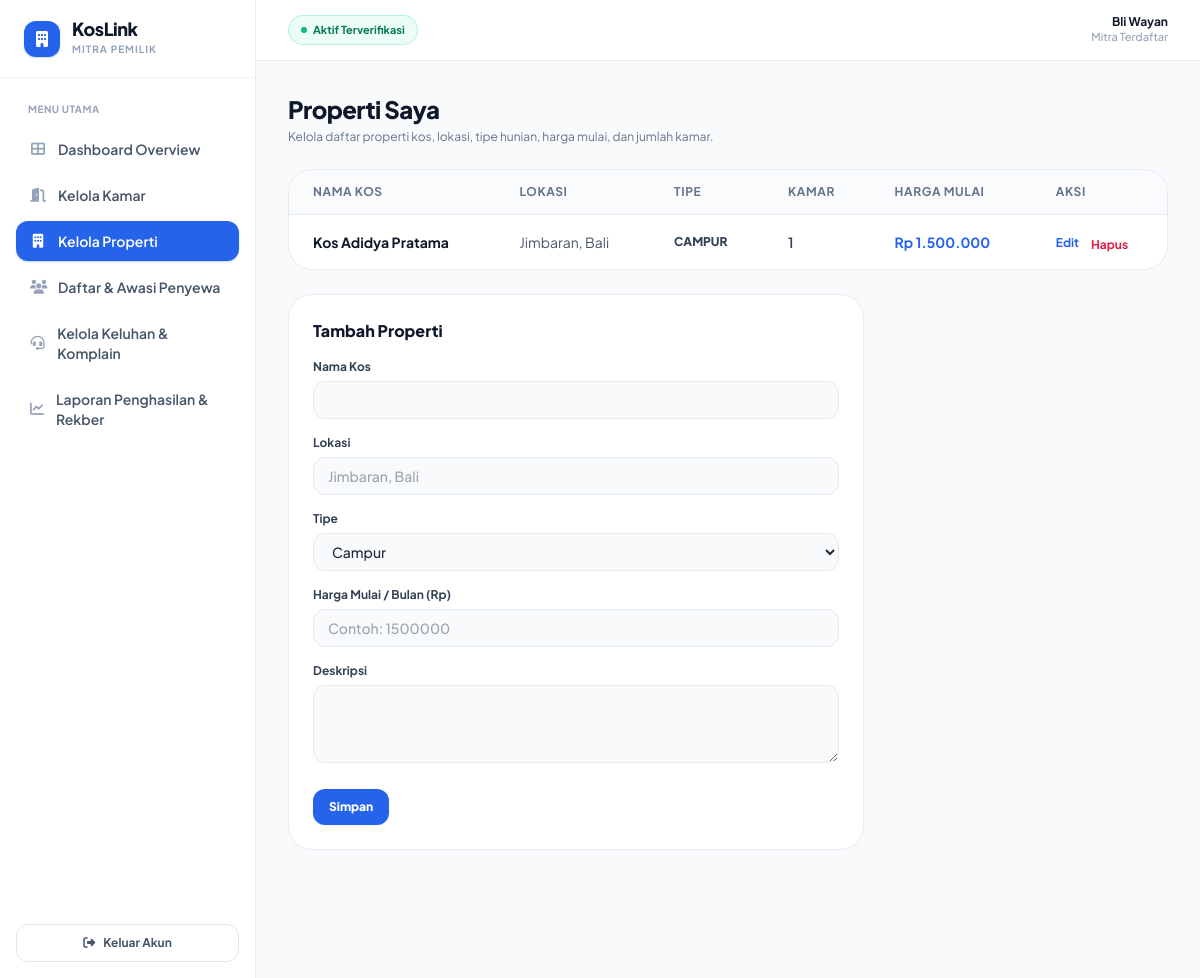
Screenshot of /mitra/properti.php (signed in) with the database file from the repository.
### tables this page shows
CREATE TABLE IF NOT EXISTS Properti_Kos (
    id_properti INT AUTO_INCREMENT PRIMARY KEY,
    id_mitra    INT NOT NULL,
    nama_kos    VARCHAR(100) NOT NULL,
    lokasi      TEXT NOT NULL,
    tipe_kos    ENUM('campur','putra','putri') NOT NULL DEFAULT 'campur',
    harga_mulai DECIMAL(10,2) NOT NULL DEFAULT 0,   
    deskripsi   TEXT,
    FOREIGN KEY (id_mitra) REFERENCES Mitra(id_mitra) ON DELETE CASCADE
);

### koneksi.php (called while the page is built, shortened)
<?php
require_once __DIR__ . '/includes/helpers.php';
$db_host = 'localhost';
$db_user = 'root';
$db_pass = '';
$db_name = 'koslink_db';
try {
    $conn = mysqli_connect($db_host, $db_user, $db_pass, $db_name, 3306);
    $conn->set_charset('utf8mb4');
} catch (mysqli_sql_exception $ex) {
    http_response_code(500);
    exit('Koneksi database gagal: ' . $ex->getMessage());
}
function q(string $sql, string $types = '', array $params = []): mysqli_stmt
{
    global $conn;
    $stmt = $conn->prepare($sql);
    if ($types !== '') {
        $stmt->bind_param($types, ...$params);
    }
    $stmt->execute();
    return $stmt;
}
function db_all(string $sql, string $types = '', array $params = []): array
{
    return q($sql, $types, $params)->get_result()->fetch_all(MYSQLI_ASSOC);
}

### includes/helpers.php (called while the page is built, shortened)
<?php
function e($v): string
{
    return htmlspecialchars((string)($v ?? ''), ENT_QUOTES, 'UTF-8');
}
function rupiah($angka): string
{
    return "Rp " . number_format((float)$angka, 0, ',', '.');
}
function int_param($v): ?int
{
    return filter_var($v, FILTER_VALIDATE_INT, ['options' => ['min_range' => 1]]) ?: null;
}

### mitra/properti.php (the view, shortened to what this page needs)
<?php
require __DIR__ . '/../koneksi.php';
$id_mitra   = (int)$_SESSION['id_mitra'];
$nama_mitra = $_SESSION['nama'] ?? 'Mitra KosLink';
function properti_table_cols(mysqli $conn): array {
    $cols = [];
    $q = @mysqli_query($conn, "SHOW COLUMNS FROM `properti_kos`");
    if ($q) {
        while ($r = mysqli_fetch_assoc($q)) {
            $cols[] = $r['Field'];
        }
    }
    return $cols;
}
$p_cols     = properti_table_cols($conn);
$col_lokasi = in_array('lokasi', $p_cols, true) ? 'lokasi' : (in_array('alamat', $p_cols, true) ? 'alamat' : 'lokasi');
$col_tipe   = in_array('tipe_kos', $p_cols, true) ? 'tipe_kos' : (in_array('jenis_kos', $p_cols, true) ? 'jenis_kos' : (in_array('tipe', $p_cols, true) ? 'tipe' : 'tipe_kos'));
$col_harga  = in_array('harga_mulai', $p_cols, true) ? 'harga_mulai' : (in_array('harga_bulan', $p_cols, true) ? 'harga_bulan' : 'harga_mulai');
$list = db_all(
    "SELECT p.*, (SELECT COUNT(*) FROM `kamar` k WHERE k.`id_properti` = p.`id_properti`) AS jml_kamar
     FROM `properti_kos` p WHERE p.`id_mitra` = ? ORDER BY p.`id_properti` DESC",
    'i',
    [$id_mitra]
);
$editId = int_param($_GET['edit'] ?? null);
$edit = $editId ? db_one("SELECT * FROM `properti_kos` WHERE `id_properti` = ? AND `id_mitra` = ?", 'ii', [$editId, $id_mitra]) : null;
?>
<!DOCTYPE html>
<html lang="id" class="scroll-smooth">
<head>
    <script src="https://cdn.tailwindcss.com"></script>
    <link rel="stylesheet" href="https://cdnjs.cloudflare.com/ajax/libs/font-awesome/6.4.0/css/all.min.css">
</head>
<body class="bg-[#F8FAFC] text-slate-800 min-h-screen flex">
    <aside class="w-64 bg-white border-r border-slate-200/80 flex flex-col justify-between fixed inset-y-0 left-0 z-40 hidden lg:flex">
        <div>
            <div class="px-6 py-5 flex items-center gap-3 border-b border-slate-100">
                <div class="w-9 h-9 bg-blue-600 rounded-xl flex items-center justify-center text-white shadow-sm shadow-blue-200">
                    <i class="fa-solid fa-building text-base"></i>
                </div>
                <div>
                    <h1 class="font-extrabold text-slate-900 text-lg leading-none tracking-tight">KosLink</h1>
                    <p class="text-[10px] font-bold text-slate-400 tracking-widest uppercase mt-1">MITRA PEMILIK</p>
                </div>
            </div>
            <div class="px-4 py-6">
                <p class="px-3 text-[10px] font-bold text-slate-400 uppercase tracking-wider mb-3">MENU UTAMA</p>
                <nav class="space-y-1.5">
                    <a href="dashboard.php" class="flex items-center gap-3 px-3.5 py-2.5 rounded-xl text-slate-600 hover:bg-slate-50 hover:text-blue-600 font-semibold text-sm transition">
                        <i class="fa-solid fa-table-cells-large w-4 text-center text-slate-400"></i>
                        <span>Dashboard Overview</span>
                    </a>
                    <a href="kelola_kos.php" class="flex items-center gap-3 px-3.5 py-2.5 rounded-xl text-slate-600 hover:bg-slate-50 hover:text-blue-600 font-semibold text-sm transition">
                        <i class="fa-solid fa-door-open w-4 text-center text-slate-400"></i>
                        <span>Kelola Kamar</span>
                    </a>
                    <a href="properti.php" class="flex items-center gap-3 px-3.5 py-2.5 rounded-xl bg-blue-600 text-white font-semibold text-sm shadow-sm shadow-blue-200 transition">
                        <i class="fa-solid fa-building w-4 text-center"></i>
                        <span>Kelola Properti</span>
                    </a>
                    <a href="penyewa.php" class="flex items-center gap-3 px-3.5 py-2.5 rounded-xl text-slate-600 hover:bg-slate-50 hover:text-blue-600 font-semibold text-sm transition">
                        <i class="fa-solid fa-users w-4 text-center text-slate-400"></i>
                        <span>Daftar &amp; Awasi Penyewa</span>
                    </a>
                    <a href="keluhan.php" class="flex items-center justify-between px-3.5 py-2.5 rounded-xl text-slate-600 hover:bg-slate-50 hover:text-blue-600 font-semibold text-sm transition">
                        <div class="flex items-center gap-3">
                            <i class="fa-solid fa-headset w-4 text-center text-slate-400"></i>
                            <span>Kelola Keluhan &amp; Komplain</span>
                        </div>
                    </a>
                    <a href="laporan.php" class="flex items-center gap-3 px-3.5 py-2.5 rounded-xl text-slate-600 hover:bg-slate-50 hover:text-blue-600 font-semibold text-sm transition">
                        <i class="fa-solid fa-chart-line w-4 text-center text-slate-400"></i>
                        <span>Laporan Penghasilan &amp; Rekber</span>
                    </a>
                </nav>
            </div>
        </div>
        <div class="p-4 space-y-3">
            <a href="../auth/logout.php" class="flex items-center justify-center gap-2 w-full py-2.5 rounded-xl border border-slate-200 text-slate-600 hover:bg-rose-50 hover:text-rose-600 hover:border-rose-200 text-xs font-bold transition">
                <i class="fa-solid fa-right-from-bracket"></i> Keluar Akun
            </a>
        </div>
    </aside>
    <div class="flex-1 lg:pl-64 flex flex-col min-w-0 pb-24">
        <header class="bg-white border-b border-slate-200/80 px-6 lg:px-8 py-3.5 flex flex-wrap items-center justify-between gap-4 sticky top-0 z-30">
            <div class="flex items-center gap-3 flex-wrap">
                <span class="inline-flex items-center gap-1.5 bg-emerald-50 text-emerald-700 border border-emerald-200/80 text-[11px] font-bold px-3 py-1.5 rounded-full">
                    <span class="w-1.5 h-1.5 rounded-full bg-emerald-500"></span> <?= !empty($list) ? 'Aktif Terverifikasi' : 'Menunggu Properti' ?>
                </span>
            </div>
            <div class="flex items-center gap-4">
                <div class="text-right hidden sm:block">
                    <p class="text-xs font-bold text-slate-900 leading-tight"><?= htmlspecialchars($nama_mitra) ?></p>
                    <p class="text-[11px] text-slate-400 font-medium">Mitra Terdaftar</p>
                </div>
            </div>
        </header>
        <main class="p-6 lg:p-8 max-w-[1200px] w-full mx-auto space-y-6">
            <div class="flex flex-col md:flex-row md:items-center justify-between gap-4">
                <div>
                    <h2 class="text-2xl font-extrabold text-slate-900 tracking-tight">Properti Saya</h2>
                    <p class="text-xs text-slate-500 mt-1">Kelola daftar properti kos, lokasi, tipe hunian, harga mulai, dan jumlah kamar.</p>
                </div>
            </div>
            <div class="bg-white border border-slate-200/80 rounded-3xl shadow-2xs overflow-hidden">
                <div class="overflow-x-auto">
                    <table class="w-full text-left border-collapse text-sm">
                        <thead>
                            <tr class="bg-slate-50/80 border-b border-slate-200/80 text-slate-500 text-xs uppercase tracking-wider">
                                <th class="px-6 py-3.5 font-bold">Nama Kos</th>
                                <th class="px-6 py-3.5 font-bold">Lokasi</th>
                                <th class="px-6 py-3.5 font-bold">Tipe</th>
                                <th class="px-6 py-3.5 font-bold">Kamar</th>
                                <th class="px-6 py-3.5 font-bold">Harga Mulai</th>
                                <th class="px-6 py-3.5 font-bold">Aksi</th>
                            </tr>
                        </thead>
                        <tbody class="divide-y divide-slate-100">
                            <?php foreach ($list as $p): ?>
                            <?php
                            $val_nama   = (string)($p['nama_kos'] ?? '');
                            $val_lokasi = (string)($p[$col_lokasi] ?? $p['lokasi'] ?? $p['alamat'] ?? '-');
                            $val_tipe   = (string)($p[$col_tipe] ?? $p['tipe_kos'] ?? $p['jenis_kos'] ?? 'campur');
                            $val_harga  = (float)($p[$col_harga] ?? $p['harga_mulai'] ?? 0);
                            ?>
                            <tr class="hover:bg-slate-50/80 transition">
                                <td class="px-6 py-4 font-bold text-slate-900"><?= e($val_nama) ?></td>
                                <td class="px-6 py-4 text-slate-600"><?= e($val_lokasi) ?></td>
                                <td class="px-6 py-4 uppercase text-xs font-extrabold text-slate-700"><?= e($val_tipe) ?></td>
                                <td class="px-6 py-4 font-semibold text-slate-700"><?= (int)($p['jml_kamar'] ?? 0) ?></td>
                                <td class="px-6 py-4 text-blue-600 font-bold"><?= rupiah($val_harga) ?></td>
                                <td class="px-6 py-4 whitespace-nowrap">
                                    <div class="inline-flex items-center gap-3">
                                        <a href="?edit=<?= (int)$p['id_properti'] ?>" class="text-blue-600 hover:underline font-bold text-xs">
                                            Edit
                                        </a>
                                        <form method="POST" action="properti.php" class="inline" onsubmit="return confirm('Yakin ingin menghapus properti <?= e(addslashes($val_nama)) ?>?');">
                                            <button type="submit" name="hapus_properti" value="1" class="text-rose-600 hover:underline font-bold text-xs cursor-pointer">
                                                Hapus
                                            </button>
                                        </form>
                                    </div>
                                </td>
                            </tr>
                            <?php endforeach; ?>
                        </tbody>
                    </table>
                </div>
            </div>
            <div class="bg-white border border-slate-200/80 rounded-3xl shadow-2xs p-6 max-w-xl">
                <?php
                $edit_lokasi = (string)($edit[$col_lokasi] ?? $edit['lokasi'] ?? $edit['alamat'] ?? '');
                $edit_tipe   = strtolower((string)($edit[$col_tipe] ?? $edit['tipe_kos'] ?? $edit['jenis_kos'] ?? 'campur'));
                $edit_harga  = isset($edit) ? (int)($edit[$col_harga] ?? $edit['harga_mulai'] ?? 0) : '';
                ?>
                <h3 class="text-base font-extrabold text-slate-900 mb-4"><?= $edit ? 'Edit Properti' : 'Tambah Properti' ?></h3>
                <form method="POST" class="space-y-4">
                    <div>
                        <label class="block text-xs font-bold text-slate-700 mb-1.5">Nama Kos</label>
                        <input type="text" name="nama_kos" maxlength="100" value="<?= e($edit['nama_kos'] ?? '') ?>" class="w-full bg-slate-50 border border-slate-200 rounded-xl px-3.5 py-2 text-sm font-medium text-slate-800 focus:outline-none focus:border-blue-600" required>
                    </div>
                    <div>
                        <label class="block text-xs font-bold text-slate-700 mb-1.5">Lokasi</label>
                        <input type="text" name="lokasi" value="<?= e($edit_lokasi) ?>" placeholder="Jimbaran, Bali" class="w-full bg-slate-50 border border-slate-200 rounded-xl px-3.5 py-2 text-sm font-medium text-slate-800 focus:outline-none focus:border-blue-600" required>
                    </div>
                    <div>
                        <label class="block text-xs font-bold text-slate-700 mb-1.5">Tipe</label>
                        <select name="tipe_kos" class="w-full bg-slate-50 border border-slate-200 rounded-xl px-3.5 py-2 text-sm font-medium text-slate-800 focus:outline-none focus:border-blue-600">
                            <?php foreach (['campur', 'putra', 'putri'] as $t): ?>
                                <option value="<?= $t ?>" <?= $edit_tipe === $t ? 'selected' : '' ?>><?= ucfirst($t) ?></option>
                            <?php endforeach; ?>
                        </select>
                    </div>
                    <div>
                        <label class="block text-xs font-bold text-slate-700 mb-1.5">Harga Mulai / Bulan (Rp)</label>
                        <input type="number" name="harga_mulai" min="0" step="1000" value="<?= $edit_harga ?>" placeholder="Contoh: 1500000" class="w-full bg-slate-50 border border-slate-200 rounded-xl px-3.5 py-2 text-sm font-medium text-slate-800 focus:outline-none focus:border-blue-600" required>
                    </div>
                    <div>
                        <label class="block text-xs font-bold text-slate-700 mb-1.5">Deskripsi</label>
                        <textarea name="deskripsi" rows="3" class="w-full bg-slate-50 border border-slate-200 rounded-xl px-3.5 py-2 text-sm font-medium text-slate-800 focus:outline-none focus:border-blue-600"><?= e($edit['deskripsi'] ?? '') ?></textarea>
                    </div>
                    <div class="flex items-center gap-3 pt-1">
                        <button class="bg-blue-600 text-white px-4 py-2.5 rounded-xl text-xs font-extrabold hover:bg-blue-700 transition shadow-sm">Simpan</button>
                    </div>
                </form>
            </div>
        </main>
    </div>
</body>
</html>

### mitra/properti.php (style rules this page uses)
body { font-family: 'Plus Jakarta Sans', sans-serif; }

### rows the page displays
properti_kos: nama_kos "Kos Adidya Pratama", lokasi "Jimbaran, Bali", tipe_kos "CAMPUR", jml_kamar "1", harga_mulai "Rp 1.500.000"

### other values shown
$nama_mitra "Bli Wayan"
form field tipe_kos "Campur"
